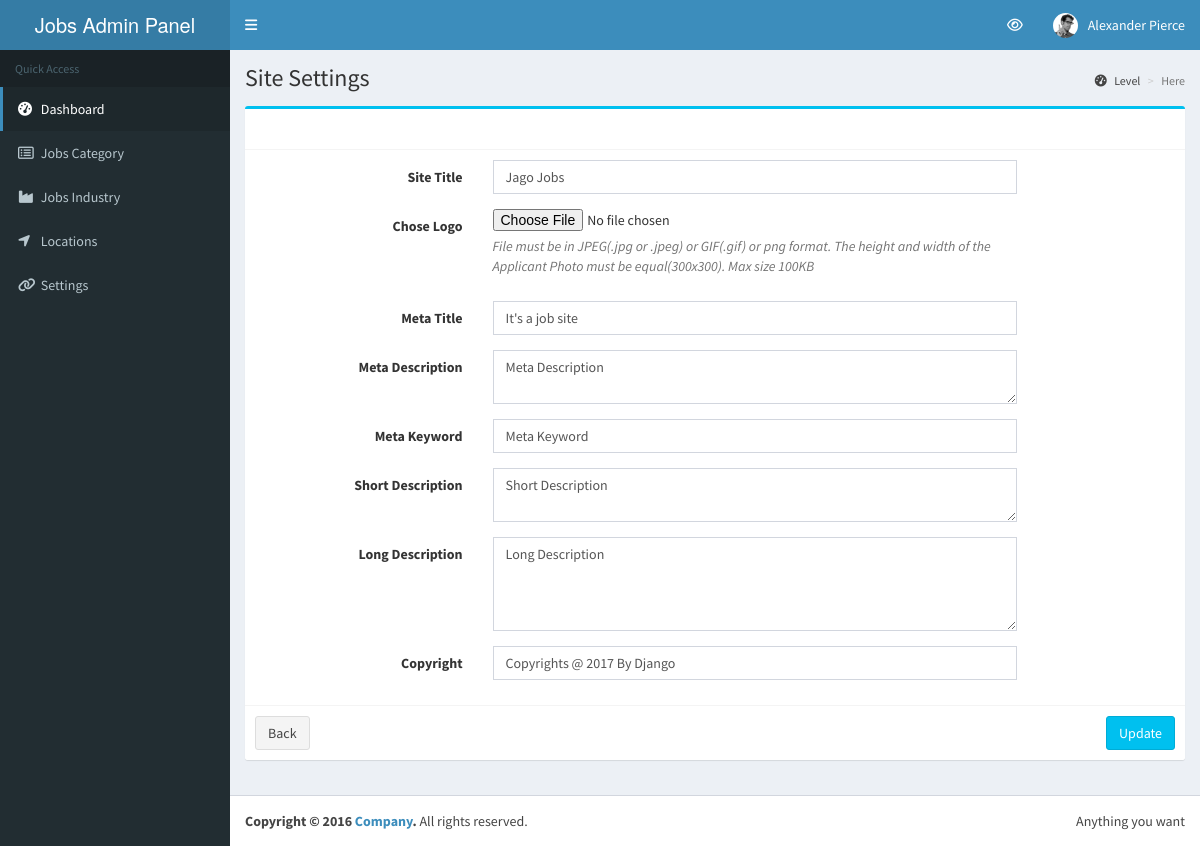
/admin/settings/, run on the app's committed database.
### jobpost_app/models/site_settings.py (models this page shows, shortened)
class SiteSetting(models.Model):
    title = models.CharField(max_length=100)
    logo_file_path = models.CharField(max_length=300, default="")
    meta_title = models.CharField(max_length=200)
    meta_description = models.TextField()
    meta_keyword = models.CharField(max_length=200)
    short_desc = models.TextField()
    long_desc = models.TextField()
    copyrights = models.CharField(max_length=200)
    create_date = models.DateTimeField(auto_now_add=True, null=True)
    update_date = models.DateTimeField(auto_now=True, null=True)

### jobpost_app/views/backend/backend_settings_view.py (the view, shortened to what this page needs)
# urls.py: url(r'^admin/settings/$', CrudSiteSetting.as_view(), name='site-settings'),
class CrudSiteSetting(View):
    template = "jobpost_app/backend/site_settings.html"
    def get(self, request, site_id=None):
        context = {}
        return render(request, self.template, context)

### jobpost_app/context_processors.py (called while the page is built)
def site_settings(request):
    try:
        site_sets = models.SiteSetting.objects.get(pk=1)
    except models.SiteSetting.DoesNotExist:
        site_sets = None
    return {'site_sets': site_sets, 'title': 'Site Settings'}

### jobpost_app/templates/jobpost_app/backend/site_settings.html (shortened to what this page needs)
{% extends "templates_app/backend/base.html" %}
{% load staticfiles %}
{% block left_sidebar %}
  {% include "./sidebar_menu.html" %}
{% endblock left_sidebar %}
{% block content %}
<div class="row">
  <div class="col-md-12">
    <div class="box box-info">
        <div class="box-header with-border">
        </div>
        <form class="form-horizontal" method="POST" action="{% url 'jobpost_app:site-settings' %}" enctype="multipart/form-data">
          <div class="box-body">
            <div class="form-group">
              <label for="" class="col-md-3 control-label">Site Title</label>
              <div class="col-md-7">
                <input type="text" name="site_title" value="{{site_sets.title}}" class="form-control" placeholder="Site Title">
              </div>
            </div>
            <div class="form-group">
              <label for="" class="col-md-3 control-label">Chose Logo</label>
              <div class="col-md-7">
                <input type="file" name="image_file">
                <p class="help-block">
                  <i>
                    File must be in JPEG(.jpg or .jpeg) or GIF(.gif) or png format.
                    The height and width of the Applicant Photo must be equal(300x300). Max size 100KB
                  </i>
                </p>
              </div>
            </div>
            <div class="form-group">
              <label for="" class="col-md-3 control-label">Meta Title</label>
              <div class="col-md-7">
                <input type="text" name="meta_title" value="{{site_sets.meta_title}}"  class="form-control" placeholder="Meta Title">
              </div>
            </div>
            <div class="form-group">
              <label for="" class="col-md-3 control-label">Meta Description</label>
              <div class="col-md-7">
                  <textarea rows="2" cols="98" name="meta_desc" class="form-control" placeholder="Meta Description">{{site_sets.meta_description}}</textarea>
              </div>
            </div>
            <div class="form-group">
              <label for="" class="col-md-3 control-label">Meta Keyword</label>
              <div class="col-md-7">
                <input type="text" name="meta_keyword" value="{{site_sets.meta_keyword}}" class="form-control" placeholder="Meta Keyword">
              </div>
            </div>
            <div class="form-group">
              <label for="" class="col-md-3 control-label">Short Description</label>
              <div class="col-md-7">
                  <textarea rows="2" cols="98" name="short_desc" class="form-control" placeholder="Short Description">{{site_sets.short_desc}}</textarea>
              </div>
            </div>
            <div class="form-group">
              <label for="" class="col-md-3 control-label">Long Description</label>
              <div class="col-md-7">
                  <textarea rows="4" cols="98" name="long_desc" class="form-control" placeholder="Long Description">{{site_sets.long_desc}}</textarea>
              </div>
            </div>
            <div class="form-group">
              <label for="" class="col-md-3 control-label">Copyright</label>
              <div class="col-md-7">
                <input type="text" name="copyright" value="{{site_sets.copyrights}}" class="form-control" placeholder="Copyright Description">
              </div>
            </div>
          </div>
          <div class="box-footer">
            <button type="submit" class="btn btn-default">Back</button>
            <button type="submit" class="btn btn-info pull-right">Update</button>
          </div>
        </form>
      </div>
  </div>
</div>
{% endblock content %}

### data on the page
SiteSetting: site_title "Jago Jobs", meta_title "It's a job site", meta_desc "Meta Description", meta_keyword "Meta Keyword", short_desc "Short Description", long_desc "Long Description", copyright "Copyrights @ 2017 By Django"

### other printed values
{{ title }} "Site Settings"
